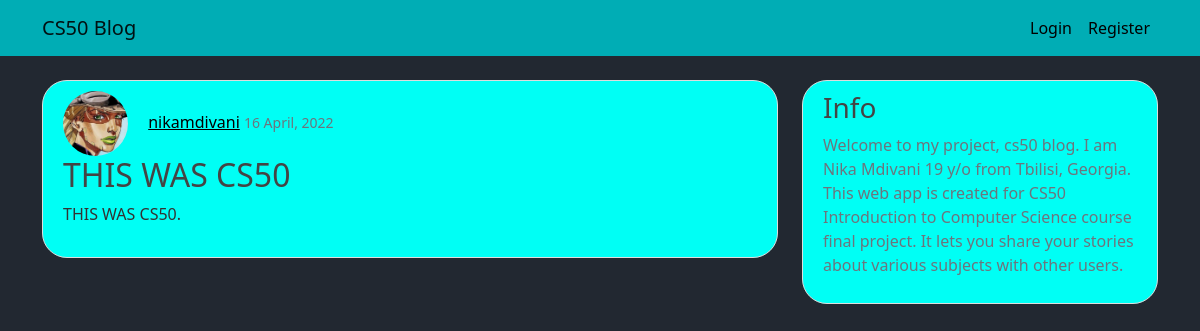
Screenshot of /post/12/ with the database file from the repository.
### blog/models.py (models this page shows, shortened)
class Post(models.Model):
    title = models.CharField(max_length=70)
    content = models.TextField()
    date_posted = models.DateTimeField(default=timezone.now)
    author = models.ForeignKey(User, on_delete=models.CASCADE)

### users/models.py (models this page shows, shortened)
class Profile(models.Model):
    user = models.OneToOneField(User, on_delete=models.CASCADE)
    image = models.ImageField(default = 'default.jpg', upload_to = 'profile_pics')

### blog/views.py (the view)
# urls.py: path('post/<int:pk>/', PostDetailView.as_view(), name='post-detail'),
class PostDetailView(DetailView):
    model = Post

### blog/templates/blog/post_detail.html (shortened to what this page needs)
{% extends "blog/layout.html" %}
{% block content %}
    <article class="media content-section" style="background-color: #00FFF5; border-radius: 25px;">
        <div class="article-metadata" style="border-bottom: none;">
            <img class="rounded-circle article-img" src="{{ object.author.profile.image.url }}">
            <a class="mr-2 author_title" href="{% url 'profile' %}">{{ object.author }}</a>
            <small class="text-muted">{{ object.date_posted|date:"d F, Y" }}</small>
            <div>
                <h2 class="article-title">{{ object.title }}</h2>
                <p class="article-content">{{ object.content }}</p>
            </div>
        </div>
    </article>
{% endblock %}

### blog/static/blog/styles.css (style rules this page uses)
a { color: black; }
body { background: #fafafa; color: #333333; margin-top: 5rem; }
h1, h2, h3, h4, h5, h6 { color: #444444; }
.content-section { background: #ffffff; padding: 10px 20px; border: 1px solid #dddddd; border-radius: 3px; margin-bottom: 20px; }
.article-title { color: #444444; }
.article-content { white-space: pre-line; }
.article-img { height: 65px; width: 65px; margin-right: 16px; }
.article-metadata { padding-bottom: 1px; margin-bottom: 4px; border-bottom: 1px solid #e3e3e3 }

### rows the page displays
Post: author.profile.image (picture), author "nikamdivani", date_posted "16 April, 2022", title "THIS WAS CS50", content "THIS WAS CS50."
